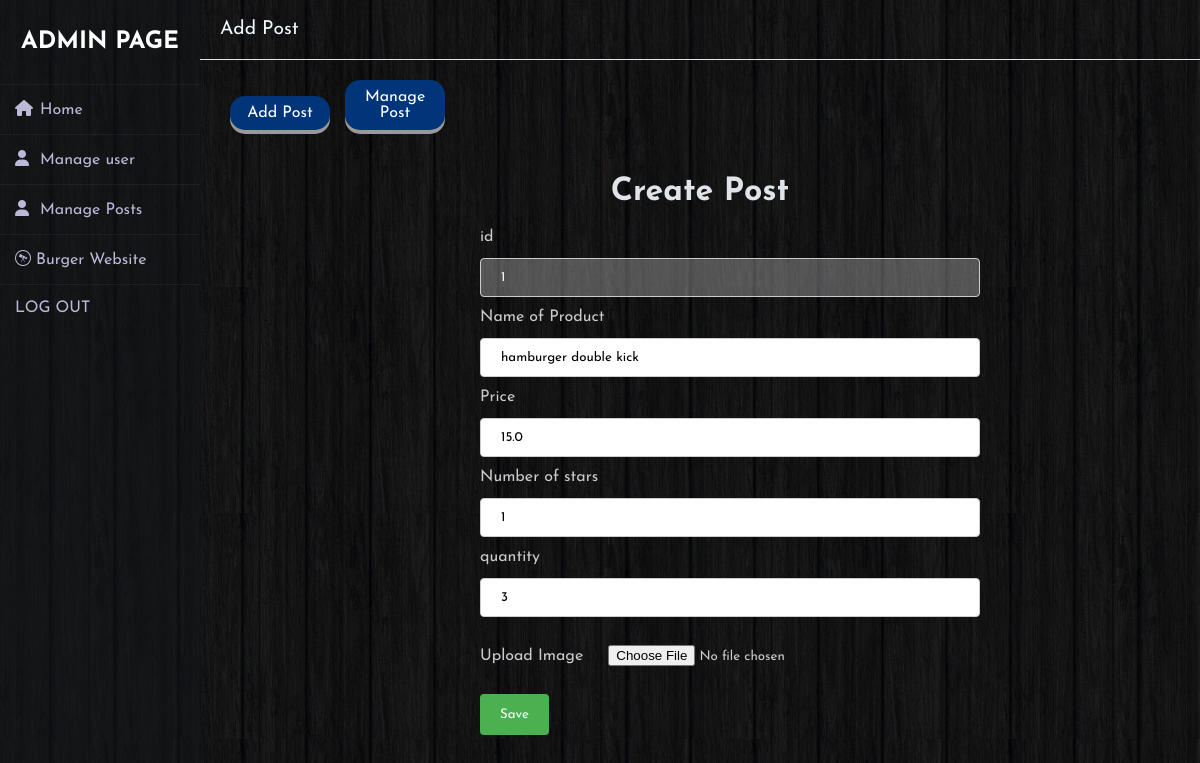
The page /updatepost/1 on the database its author committed.
### tables this page shows
CREATE TABLE products
(
      id_product INTEGER PRIMARY KEY ,
      productname text,
      price FLOAT ,
      stars INTEGER ,
      quantity INTEGER ,
      image_file text
);

### project.py (the view, shortened to what this page needs)
@app.route("/updatepost/<int:id_product>" ,methods=("GET", "POST"))
def update_post_page(id_product) :
    con=get_db().cursor()
    con.execute(f"select * from products where id_product={id_product};")
    rows=con.fetchone()
    con.close()
    return render_template("update_post_page.html",rows=rows)

### database.py (called while the page is built)
def get_db() :
    con=sqlite3.connect("tables.sqlite")
    con.row_factory=sqlite3.Row
    return con

### templates/update_post_page.html (shortened to what this page needs)
{% extends 'Home.html' %}
{% block content %}
  <div class="wrapper">
    <div class="sidebar">
      <h2>Admin Page</h2>
      <ul>
        <li><a href="{{url_for('home_page')}}" target="_blank"><i class="fas fa-home"></i>Home</a></li>
                    <li><a target="_blank" href="{{url_for('manage_user')}}"><i class="fas fa-user"></i>Manage user</a></li>
                    <li><a target="_blank" href="{{url_for('manage_post')}}"><i class="fas fa-user"></i>Manage Posts</a></li>
                    <li><a target="_blank" href="{{url_for('base_page')}}"><i class='fa fa-wpexplorer'></i> Burger Website</a></li>
                    <li><a href="/../login/login/login.html"><iconify-icon icon="bx:log-out" width="29" height="20"></iconify-icon>
                        LOG OUT</a></li>
    </div>
    <div class="main_content">
      <div class="header">Add Post</div>
      <div class="info">
        <div class="container">
          <div class="row">
            <button style="margin-left: 10px;" type="button" class="btn btn-primary">Add Post</button>
            <button style="margin-left: 10px;"  type="button" class="btn btn-secondary">Manage Post</button>
            <h1 class="he23">Create Post</h1>
            <form  method="POST" enctype="multipart/form-data">
                <label for="id">id</label>
                <input type="text" id="id" style="color:aliceblue ;" value="{{rows.id_product}}" disabled name="id_product" placeholder="id..">
              <label for="Pname"> Name of Product</label>
              <input type="text" id="Pname" name="productname" value="{{rows.productname}}" placeholder="Name of Product..">
              <label for="price">Price</label>
              <input type="text" id="price" name="price"  value="{{rows.price}}" placeholder="Price..">
              <label for="stars">Number of stars</label>
              <input type="text" id="stars" name="stars"  value="{{rows.stars}}" placeholder="stars..">
              <label for="quantity">quantity</label>
              <input type="text" id="quantity" name="quantity" value="{{rows.quantity}}"  placeholder="quantity..">
              <label for="image_file">Upload Image</label>
              <input type="file" name="imfile"  value="{{url_for('static', filename='upload/images/'+rows.image_file)}}">
              <br>
              <input type="submit" value="Save">
            </form>
          </div>
        </div>
      </div>
    </div>
{% endblock %}

### static/css/dashboard.css (style rules this page uses)
* { margin: 0; padding: 0; box-sizing: border-box; font-family: 'Roboto', sans-serif; }
body { position: relative; width: 100%; }
.wrapper { display: flex; position: relative; }
.wrapper .sidebar { width: 200px; height: 100%; background: #13161a8c; padding: 30px 0px; position: fixed; }
.wrapper .sidebar h2 { color: #fff; text-transform: uppercase; text-align: center; margin-bottom: 30px; }
.wrapper .sidebar ul li { padding: 15px; border-bottom: 1px solid #bdb8d7; border-bottom: 1px solid rgba(0,0,0,0.05); border-top: 1px solid rgba(255,255,255,0.05); }
.wrapper .sidebar ul li a { color: #bdb8d7; display: block; }
.wrapper .sidebar ul li a .fas { width: 25px; }
.header { height: 60px; width: 100%; display: flex; align-items: center; border-bottom: 2px solid #f1f1f1; }

### static/css/admin.css (style rules this page uses)
* { margin: 0; padding: 0; box-sizing: border-box; list-style: none; text-decoration: none; font-family: 'Josefin Sans', sans-serif; }
body { background: url(/static/upload/images/background.jpg); background-attachment: fixed; background-position: center; }
.wrapper { display: flex; position: relative; }
.wrapper .sidebar { width: 200px; height: 100%; background: #13161a8c; padding: 30px 0px; position: absolute; }
.wrapper .sidebar h2 { color: #fff; text-transform: uppercase; text-align: center; margin-bottom: 30px; }
.wrapper .sidebar ul li { padding: 15px; border-bottom: 1px solid #bdb8d7; border-bottom: 1px solid rgba(0,0,0,0.05); border-top: 1px solid rgba(255,255,255,0.05); }
.wrapper .sidebar ul li a { color: #bdb8d7; display: block; }
.wrapper .sidebar ul li a .fas { width: 25px; }
.wrapper .main_content { width: 100%; margin-left: 200px; }
.wrapper .main_content .header { padding: 20px; color: #717171; border-bottom: 1px solid #e0e4e8; text-align: center; font-size: larger; color: aliceblue; }
.wrapper .main_content .info { margin: 20px; color: #cbcbcb; line-height: 25px; font-family: Arial; }
.wrapper .main_content .info div { margin-bottom: 20px; }
.main_content .info .container .row button { padding: 9px 7px; font-size: 16px; text-align: center; cursor: pointer; outline: none; color: #fff; background-color: #00357a; border: none; border-radius: 15px; box-shadow: 0 4px #999 }
.main_content .info .container .row .he23 { width: 100%; text-align: center; margin-top: 50px; color: #e0e4e8; }
form { position: absolute; left: 40%; top: 100%; }
form input[type=text], select { width: 500px; padding: 12px 20px; margin: 8px 0; display: block; border: 1px solid #ccc; border-radius: 4px; box-sizing: border-box; }
form input[type=file] { padding:20px ; }
form input[type=submit] { background-color: #4CAF50; color: white; padding: 14px 20px; margin: 8px 0; border: none; border-radius: 4px; cursor: pointer; }

### static/css/manage_post.css (style rules this page uses)
* { margin: 0; padding: 0; box-sizing: border-box; list-style: none; text-decoration: none; font-family: 'Josefin Sans', sans-serif; }
body { background: url(/static/upload/images/background.jpg); background-attachment: fixed; background-position: center; }
.wrapper { display: flex; position: relative; }
.wrapper .sidebar { width: 200px; height: 100%; background: #13161a8c; padding: 30px 0px; position: fixed; }
.wrapper .sidebar h2 { color: #fff; text-align: center; margin-bottom: 30px; }
.wrapper .sidebar ul li { padding: 15px; border-bottom: 1px solid #bdb8d7; border-bottom: 1px solid rgba(0,0,0,0.05); border-top: 1px solid rgba(255,255,255,0.05); }
.wrapper .sidebar ul li a { color: #bdb8d7; display: block; text-decoration: none; }
.wrapper .sidebar ul li a .fas { width: 25px; }
.wrapper .main_content { width: 100%; margin-left: 200px; }
.wrapper .main_content .header { padding: 20px; color: #717171; border-bottom: 1px solid #e0e4e8; text-align: center; font-size: larger; color: aliceblue; }
.wrapper .main_content .info { margin: 20px; color: #cbcbcb; line-height: 25px; font-family: Arial; }
.wrapper .main_content .info div { margin-bottom: 20px; }
.container .row button { width: 100px; padding: 9px 7px; font-size: 16px; text-align: center; cursor: pointer; outline: none; color: #fff; background-color: #00357a; border: none; border-radius: 15px; box-shadow: 0 4px #999; margin-left: 18%; }

### rows shown on the page
products: id_product "1", productname "hamburger double kick", price "15.0", stars "1", quantity "3"
